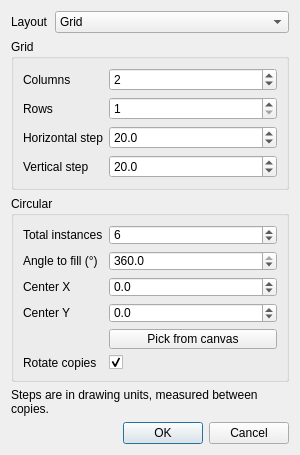
<?xml version="1.0" encoding="UTF-8"?>
<ui version="4.0">
 <class>DialogArray</class>
 <widget class="QDialog" name="DialogArray">
  <property name="geometry">
   <rect>
    <x>0</x>
    <y>0</y>
    <width>300</width>
    <height>360</height>
   </rect>
  </property>
  <property name="windowTitle">
   <string>Array of copies</string>
  </property>
  <layout class="QVBoxLayout" name="verticalLayout">
   <item>
    <layout class="QFormLayout" name="formLayoutMode">
     <item row="0" column="0">
      <widget class="QLabel" name="labelLayout">
       <property name="text">
        <string>Layout</string>
       </property>
      </widget>
     </item>
     <item row="0" column="1">
      <widget class="QComboBox" name="comboLayout">
       <item>
        <property name="text">
         <string>Grid</string>
        </property>
       </item>
       <item>
        <property name="text">
         <string>Circular</string>
        </property>
       </item>
      </widget>
     </item>
    </layout>
   </item>
   <item>
    <widget class="QGroupBox" name="groupGrid">
     <property name="title">
      <string>Grid</string>
     </property>
     <layout class="QFormLayout" name="formLayoutGrid">
      <item row="0" column="0">
       <widget class="QLabel" name="labelColumns">
        <property name="text">
         <string>Columns</string>
        </property>
       </widget>
      </item>
      <item row="0" column="1">
       <widget class="QSpinBox" name="spinColumns">
        <property name="minimum">
         <number>1</number>
        </property>
        <property name="maximum">
         <number>100</number>
        </property>
        <property name="value">
         <number>2</number>
        </property>
       </widget>
      </item>
      <item row="1" column="0">
       <widget class="QLabel" name="labelRows">
        <property name="text">
         <string>Rows</string>
        </property>
       </widget>
      </item>
      <item row="1" column="1">
       <widget class="QSpinBox" name="spinRows">
        <property name="minimum">
         <number>1</number>
        </property>
        <property name="maximum">
         <number>100</number>
        </property>
        <property name="value">
         <number>1</number>
        </property>
       </widget>
      </item>
      <item row="2" column="0">
       <widget class="QLabel" name="labelSpacingX">
        <property name="text">
         <string>Horizontal step</string>
        </property>
       </widget>
      </item>
      <item row="2" column="1">
       <widget class="QDoubleSpinBox" name="spinSpacingX">
        <property name="decimals">
         <number>1</number>
        </property>
        <property name="minimum">
         <double>-5000.000000000000000</double>
        </property>
        <property name="maximum">
         <double>5000.000000000000000</double>
        </property>
        <property name="value">
         <double>20.000000000000000</double>
        </property>
       </widget>
      </item>
      <item row="3" column="0">
       <widget class="QLabel" name="labelSpacingY">
        <property name="text">
         <string>Vertical step</string>
        </property>
       </widget>
      </item>
      <item row="3" column="1">
       <widget class="QDoubleSpinBox" name="spinSpacingY">
        <property name="decimals">
         <number>1</number>
        </property>
        <property name="minimum">
         <double>-5000.000000000000000</double>
        </property>
        <property name="maximum">
         <double>5000.000000000000000</double>
        </property>
        <property name="value">
         <double>20.000000000000000</double>
        </property>
       </widget>
      </item>
     </layout>
    </widget>
   </item>
   <item>
    <widget class="QGroupBox" name="groupCircular">
     <property name="title">
      <string>Circular</string>
     </property>
     <layout class="QFormLayout" name="formLayoutCircular">
      <item row="0" column="0">
       <widget class="QLabel" name="labelCopies">
        <property name="text">
         <string>Total instances</string>
        </property>
       </widget>
      </item>
      <item row="0" column="1">
       <widget class="QSpinBox" name="spinCopies">
        <property name="minimum">
         <number>2</number>
        </property>
        <property name="maximum">
         <number>360</number>
        </property>
        <property name="value">
         <number>6</number>
        </property>
       </widget>
      </item>
      <item row="1" column="0">
       <widget class="QLabel" name="labelTotalAngle">
        <property name="text">
         <string>Angle to fill (°)</string>
        </property>
       </widget>
      </item>
      <item row="1" column="1">
       <widget class="QDoubleSpinBox" name="spinTotalAngle">
        <property name="decimals">
         <number>1</number>
        </property>
        <property name="minimum">
         <double>-360.000000000000000</double>
        </property>
        <property name="maximum">
         <double>360.000000000000000</double>
        </property>
        <property name="value">
         <double>360.000000000000000</double>
        </property>
       </widget>
      </item>
      <item row="2" column="0">
       <widget class="QLabel" name="labelCenterX">
        <property name="text">
         <string>Center X</string>
        </property>
       </widget>
      </item>
      <item row="2" column="1">
       <widget class="QDoubleSpinBox" name="spinCenterX">
        <property name="decimals">
         <number>1</number>
        </property>
        <property name="minimum">
         <double>-5000.000000000000000</double>
        </property>
        <property name="maximum">
         <double>10000.000000000000000</double>
        </property>
       </widget>
      </item>
      <item row="3" column="0">
       <widget class="QLabel" name="labelCenterY">
        <property name="text">
         <string>Center Y</string>
        </property>
       </widget>
      </item>
      <item row="3" column="1">
       <widget class="QDoubleSpinBox" name="spinCenterY">
        <property name="decimals">
         <number>1</number>
        </property>
        <property name="minimum">
         <double>-5000.000000000000000</double>
        </property>
        <property name="maximum">
         <double>10000.000000000000000</double>
        </property>
       </widget>
      </item>
      <item row="4" column="1">
       <widget class="QPushButton" name="btnPickCenter">
        <property name="text">
         <string>Pick from canvas</string>
        </property>
        <property name="toolTip">
         <string>Hide this dialog and click the center point directly on the drawing</string>
        </property>
       </widget>
      </item>
      <item row="5" column="0">
       <widget class="QLabel" name="labelRotateCopies">
        <property name="text">
         <string>Rotate copies</string>
        </property>
       </widget>
      </item>
      <item row="5" column="1">
       <widget class="QCheckBox" name="checkRotateCopies">
        <property name="checked">
         <bool>true</bool>
        </property>
       </widget>
      </item>
     </layout>
    </widget>
   </item>
   <item>
    <widget class="QLabel" name="labelHint">
     <property name="text">
      <string>Steps are in drawing units, measured between copies.</string>
     </property>
     <property name="wordWrap">
      <bool>true</bool>
     </property>
    </widget>
   </item>
   <item>
    <widget class="QDialogButtonBox" name="buttonBox">
     <property name="orientation">
      <enum>Qt::Horizontal</enum>
     </property>
     <property name="standardButtons">
      <set>QDialogButtonBox::Cancel|QDialogButtonBox::Ok</set>
     </property>
    </widget>
   </item>
  </layout>
 </widget>
 <resources/>
 <connections>
  <connection>
   <sender>buttonBox</sender>
   <signal>accepted()</signal>
   <receiver>DialogArray</receiver>
   <slot>accept()</slot>
  </connection>
  <connection>
   <sender>buttonBox</sender>
   <signal>rejected()</signal>
   <receiver>DialogArray</receiver>
   <slot>reject()</slot>
  </connection>
 </connections>
</ui>
